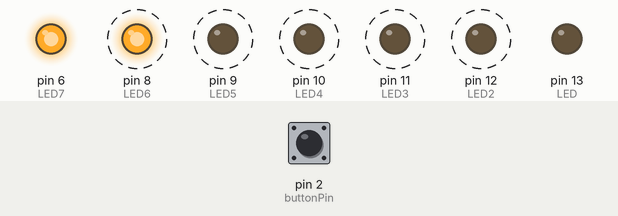
Recording of a sketch running on a simulated Arduino Uno, built with avr-gcc and run on an emulated ATmega328P. Parts: output pins drawn as LEDs (lit = HIGH). Dashed ring = blinking. The inputs (shaded band) are chosen by the test bench; at power-on: pin 2 (buttonPin) HIGH.

Above: at 2.13 s.
3.4 s: pin 2 (buttonPin) pulled LOW for 1.55 s
At 4.72 s:
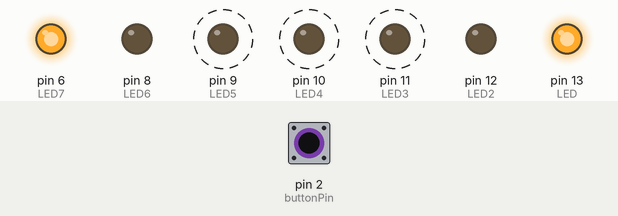
At 6.18 s:
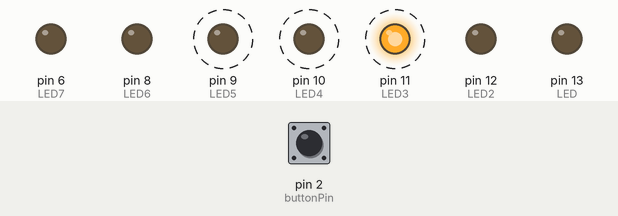
6.9 s: pin 2 (buttonPin) pulled LOW for 3.2 s
At 11.3 s:
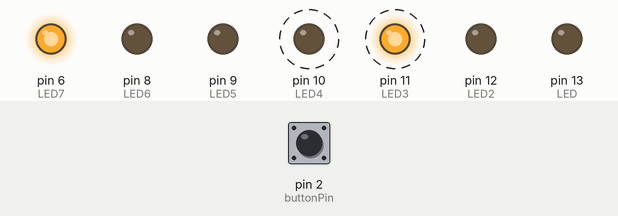
Timing chart, 0 to 17.6 s (numbered marks = the images above; inputs shaded):
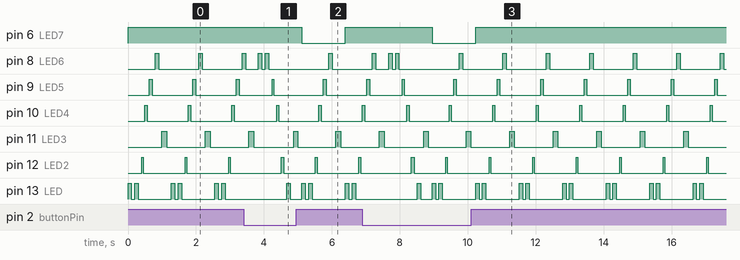

The sketch:

SS1_wiseclock.ino
```cpp
//Anthony Cavieles
// rotating clock back and forth LED pattern, when button pressed large LED turns on as well as the pattern of the LED clock changes state


//NOTES
//digital pins can be used as outs/ins
int buttonState = 0;         // variable for reading the pushbutton status

const int LED = 13; //connected to digital pin 13
const int LED2 = 12; //connected to digital pin 12
const int LED3 = 11; //connected to digital pin 11
const int LED4 = 10; //connected to digital pin 10
const int LED5 = 9; //connected to digital pin 9
const int LED6 = 8; //connected to digital pin 8
const int LED7 = 6; //connected to digital pin 6
const int buttonPin = 2;


int brightness = 0;    // how bright the LED is
int fadeAmount = 15;    // how many points to fade the LED by

// variables will change:


void setup() {
  // put your setup code here, to run once:
pinMode(LED, OUTPUT); //sets the digital pin as output
pinMode(LED2, OUTPUT);
pinMode(LED3, OUTPUT);
pinMode(LED4, OUTPUT);
pinMode(LED5, OUTPUT);
pinMode(LED6, OUTPUT);
pinMode(LED7, OUTPUT);
 // initialize the pushbutton pin as an input:
  pinMode(buttonPin, INPUT);


}

void loop() {
   // read the state of the pushbutton value:
  buttonState = digitalRead(buttonPin);
// check if the pushbutton is pressed. If it is, the buttonState is HIGH:


//OFFBUTT
  if (buttonState == LOW) {

//RED
  digitalWrite(LED6, HIGH);
  delay(100);
  digitalWrite(LED6, LOW);
  delay(100);
  // put your main code here, to run repeatedly:

  //RED
  digitalWrite(LED6, HIGH);
  delay(100);
  digitalWrite(LED6, LOW);
  delay(100);
  // put your main code here, to run repeatedly:

 //GREEN
  digitalWrite(LED5, HIGH);
  delay(50);
  digitalWrite(LED5, LOW);
  delay(85);
  // put your main code here, to run repeatedly:

  //RED
  digitalWrite(LED4, HIGH);
  delay(65);
  digitalWrite(LED4, LOW);
  delay(65);
  // put your main code here, to run repeatedly:

   //GREEN
 digitalWrite(LED2, HIGH);
  delay(85);
  digitalWrite(LED2, LOW);
  delay(85);
  // put your main code here, to run repeatedly:

    //RED
  digitalWrite(LED, HIGH);
  delay(100);
  digitalWrite(LED, LOW);
  delay(100);
  // put your main code here, to run repeatedly:


    //GREEN
 digitalWrite(LED3, HIGH);
  delay(120);
  digitalWrite(LED3, LOW);
  delay(120);
  // put your main code here, to run repeatedly:
  }

  // check if the pushbutton is pressed. If it is, the buttonState is HIGH:


  //ONBUTT
  if (buttonState == HIGH) {

  digitalWrite(LED7, 150);
 }
 else{
  digitalWrite(LED7, LOW);
 }


  //RED
  digitalWrite(LED, HIGH);
  delay(100);
  digitalWrite(LED, LOW);
  delay(100);
  // put your main code here, to run repeatedly:

  //RED
  digitalWrite(LED, HIGH);
  delay(100);
  digitalWrite(LED, LOW);
  delay(100);
  // put your main code here, to run repeatedly:


   //GREEN
 digitalWrite(LED2, HIGH);
  delay(50);
  digitalWrite(LED2, LOW);
  delay(50);
  // put your main code here, to run repeatedly:

//RED
  digitalWrite(LED4, HIGH);
  delay(65);
  digitalWrite(LED4, LOW);
  delay(65);
  // put your main code here, to run repeatedly:

  //GREEN
  digitalWrite(LED5, HIGH);
  delay(85);
  digitalWrite(LED5, LOW);
  delay(85);
  // put your main code here, to run repeatedly:

  //RED
  digitalWrite(LED6, HIGH);
  delay(100);
  digitalWrite(LED6, LOW);
  delay(100);
  // put your main code here, to run repeatedly:


     //GREEN
 digitalWrite(LED3, HIGH);
  delay(140);
  digitalWrite(LED3, LOW);
  delay(140);
  // put your main code here, to run repeatedly:


  }
```

Measured:
- after the input at 3.4 s, pin 6 (LED7): HIGH → LOW after 1.7 s, → HIGH 1.3 s later
- after the input at 6.9 s, pin 6 (LED7): HIGH → LOW after 2.1 s, → HIGH 1.3 s later
- by itself, pin 10 (LED4): alternates HIGH for 0.07 s and LOW for 1.2 s
- by itself, pin 11 (LED3): alternates HIGH for 0.14 s and LOW for 1.1 s
